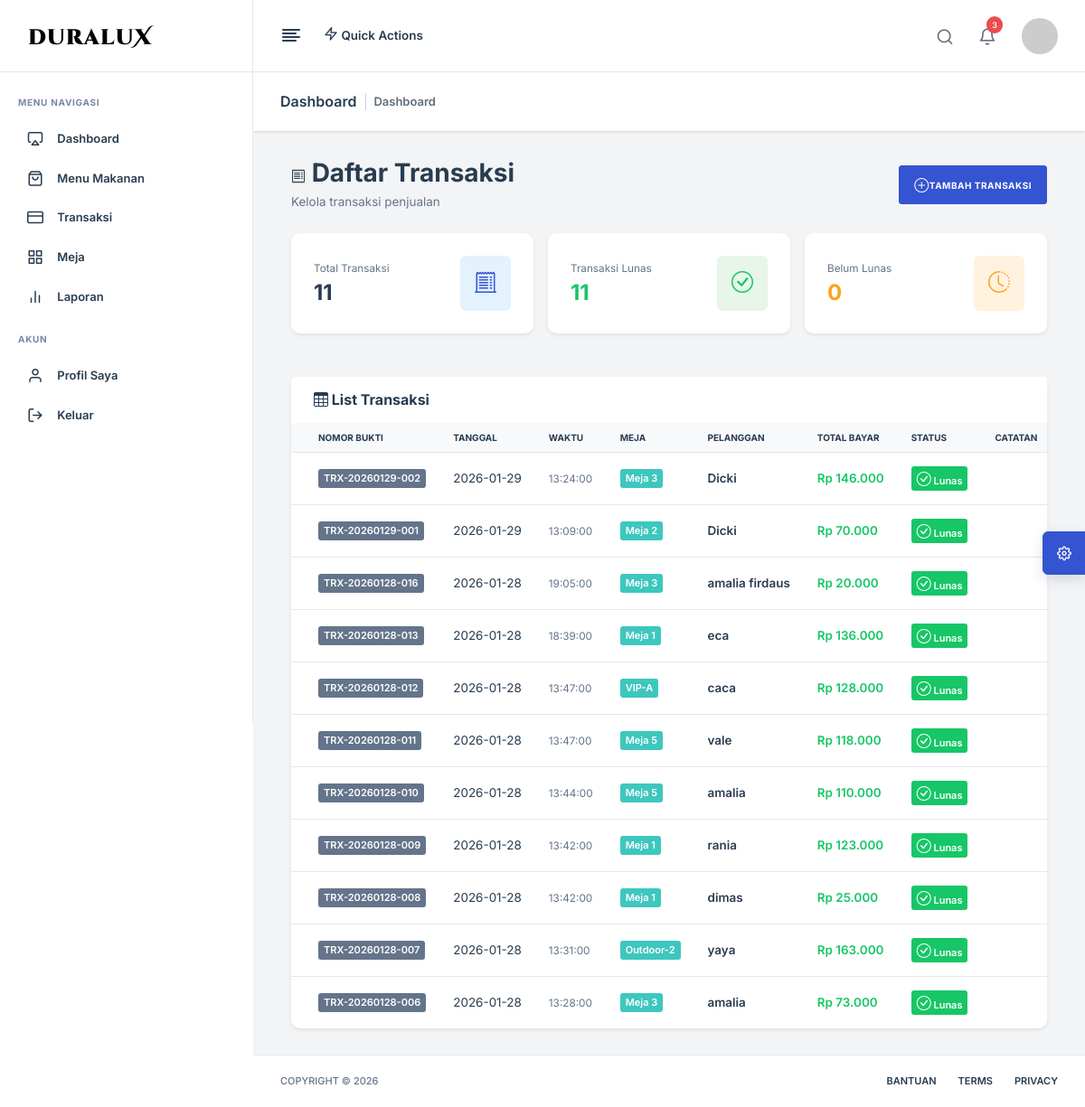
/transaksi/index.php (signed in), run on the app's committed database.
### tables this page shows
CREATE TABLE `transaksi` (
  `nomor_bukti` varchar(30) NOT NULL,
  `tanggal` date NOT NULL,
  `waktu` time NOT NULL DEFAULT curtime(),
  `id_meja` int(11) DEFAULT NULL,
  `nama_pelanggan` varchar(100) DEFAULT NULL,
  `kasir` varchar(100) DEFAULT NULL COMMENT 'Nama kasir yang membuat transaksi',
  `kasir_bayar` varchar(100) DEFAULT NULL COMMENT 'Nama kasir yang memproses pembayaran',
  `total_bayar` decimal(12,2) NOT NULL DEFAULT 0.00,
  `tax_amount` decimal(12,2) NOT NULL DEFAULT 0.00 COMMENT 'Jumlah pajak',
  `service_amount` decimal(12,2) NOT NULL DEFAULT 0.00 COMMENT 'Biaya service',
  `grand_total` decimal(12,2) NOT NULL DEFAULT 0.00 COMMENT 'Total akhir (sudah include tax & service)',
  `status_bayar` enum('lunas','belum_lunas','pending') NOT NULL DEFAULT 'belum_lunas',
  `metode_pembayaran` enum('tunai','debit_card','qris') DEFAULT NULL COMMENT 'Metode pembayaran yang digunakan',
  `jumlah_bayar` decimal(12,2) DEFAULT NULL COMMENT 'Jumlah uang yang dibayarkan (khusus tunai)',
  `kembalian` decimal(12,2) DEFAULT NULL COMMENT 'Uang kembalian (khusus tunai)',
  `catatan` text DEFAULT NULL,
  `created_at` timestamp NOT NULL DEFAULT current_timestamp()
);

CREATE TABLE `meja` (
  `id_meja` int(11) NOT NULL,
  `nomor_meja` varchar(50) NOT NULL COMMENT 'Nomor/nama meja (contoh: Meja 1, VIP-A)',
  `kapasitas` int(11) NOT NULL DEFAULT 4 COMMENT 'Jumlah kursi/orang yang bisa duduk',
  `status` enum('kosong','terisi','reserved') NOT NULL DEFAULT 'kosong' COMMENT 'Status ketersediaan meja',
  `lokasi` varchar(100) DEFAULT NULL COMMENT 'Lokasi meja (contoh: Lantai 1, Area Outdoor)',
  `deskripsi` text DEFAULT NULL COMMENT 'Keterangan tambahan',
  `created_at` timestamp NOT NULL DEFAULT current_timestamp(),
  `updated_at` timestamp NOT NULL DEFAULT current_timestamp() ON UPDATE current_timestamp()
);

### transaksi/index.php (the view, shortened to what this page needs)
<?php
require_once '../config/database.php';
$total_transaksi = mysqli_fetch_assoc(mysqli_query($connection, "SELECT COUNT(*) as total FROM transaksi"))['total'];
$total_lunas = mysqli_fetch_assoc(mysqli_query($connection, "SELECT COUNT(*) as total FROM transaksi WHERE status_bayar = 'lunas'"))['total'];
$total_belum_lunas = mysqli_fetch_assoc(mysqli_query($connection, "SELECT COUNT(*) as total FROM transaksi WHERE status_bayar = 'belum_lunas'"))['total'];
$result = mysqli_query(
    $connection,
    "SELECT * FROM transaksi ORDER BY created_at DESC"
);
?>
<?php include '../views/'.$THEME.'/header.php'; ?>
<?php include '../views/'.$THEME.'/sidebar.php'; ?>
<?php include '../views/'.$THEME.'/topnav.php'; ?>
<?php include '../views/'.$THEME.'/upper_block.php'; ?>
<div class="container-fluid">
    <div class="d-flex justify-content-between align-items-center mb-4">
        <div>
            <h2 class="mb-1">
                <i class="bi bi-receipt"></i> Daftar Transaksi
            </h2>
            <p class="text-muted mb-0">Kelola transaksi penjualan</p>
        </div>
        <a href="add.php" class="btn btn-primary">
            <i class="bi bi-plus-circle"></i> Tambah Transaksi
        </a>
    </div>
    <div class="row g-3 mb-4">
        <div class="col-md-4">
            <div class="card border-0 shadow-sm">
                <div class="card-body">
                    <div class="d-flex justify-content-between align-items-center">
                        <div>
                            <p class="text-muted mb-1 small">Total Transaksi</p>
                            <h3 class="mb-0 fw-bold"><?= $total_transaksi ?></h3>
                        </div>
                        <div class="rounded-3 p-3" style="background-color: #e3f2fd;">
                            <i class="bi bi-receipt-cutoff text-primary" style="font-size: 1.5rem;"></i>
                        </div>
                    </div>
                </div>
            </div>
        </div>
        <div class="col-md-4">
            <div class="card border-0 shadow-sm">
                <div class="card-body">
                    <div class="d-flex justify-content-between align-items-center">
                        <div>
                            <p class="text-muted mb-1 small">Transaksi Lunas</p>
                            <h3 class="mb-0 fw-bold text-success"><?= $total_lunas ?></h3>
                        </div>
                        <div class="rounded-3 p-3" style="background-color: #e8f5e9;">
                            <i class="bi bi-check-circle text-success" style="font-size: 1.5rem;"></i>
                        </div>
                    </div>
                </div>
            </div>
        </div>
        <div class="col-md-4">
            <div class="card border-0 shadow-sm">
                <div class="card-body">
                    <div class="d-flex justify-content-between align-items-center">
                        <div>
                            <p class="text-muted mb-1 small">Belum Lunas</p>
                            <h3 class="mb-0 fw-bold text-warning"><?= $total_belum_lunas ?></h3>
                        </div>
                        <div class="rounded-3 p-3" style="background-color: #fff3e0;">
                            <i class="bi bi-clock-history text-warning" style="font-size: 1.5rem;"></i>
                        </div>
                    </div>
                </div>
            </div>
        </div>
    </div>
    <div class="card border-0 shadow-sm">
        <div class="card-header bg-white border-0 py-3">
            <h5 class="mb-0 fw-bold">
                <i class="bi bi-table"></i> List Transaksi
            </h5>
        </div>
        <div class="card-body p-0">
            <?php if (mysqli_num_rows($result) > 0): ?>
            <div class="table-responsive">
                <table class="table table-hover mb-0 align-middle">
                    <thead class="table-light">
                        <tr>
                            <th width="10%">Nomor Bukti</th>
                            <th width="8%">Tanggal</th>
                            <th width="7%">Waktu</th>
                            <th width="8%">Meja</th>
                            <th width="12%">Pelanggan</th>
                            <th width="10%">Total Bayar</th>
                            <th width="8%">Status</th>
                            <th width="15%">Catatan</th>
                        </tr>
                    </thead>
                    <tbody>
                        <?php while ($row = mysqli_fetch_assoc($result)): ?>
                        <tr>
                            <td>
                                <span class="badge bg-secondary">
                                    <?= htmlspecialchars($row['nomor_bukti']) ?>
                                </span>
                            </td>
                            <td><?= htmlspecialchars($row['tanggal']) ?></td>
                            <td>
                                <small class="text-muted">
                                    <?= htmlspecialchars($row['waktu']) ?>
                                </small>
                            </td>
                            <td>
                                <?php
                                if ($row['id_meja']) {
                                    $stmt_meja = mysqli_prepare($connection, "SELECT nomor_meja FROM meja WHERE id_meja = ?");
                                    mysqli_stmt_bind_param($stmt_meja, "i", $row['id_meja']);
                                    mysqli_stmt_execute($stmt_meja);
                                    $result_meja = mysqli_stmt_get_result($stmt_meja);
                                    $meja_data = mysqli_fetch_assoc($result_meja);
                                    echo '<span class="badge bg-info">';
                                    echo $meja_data ? htmlspecialchars($meja_data['nomor_meja']) : 'Meja #' . $row['id_meja'];
                                    echo '</span>';
                                } else {
                                    echo '<span class="badge bg-dark">Takeaway</span>';
                                }
                                ?>
                            </td>
                            <td>
                                <strong><?= htmlspecialchars($row['nama_pelanggan']) ?></strong>
                            </td>
                            <td>
                                <strong class="text-success">
                                    Rp <?= number_format($row['total_bayar'], 0, ',', '.') ?>
                                </strong>
                            </td>
                            <td>
                                <?php if ($row['status_bayar'] === 'lunas'): ?>
                                    <span class="badge bg-success">
                                        <i class="bi bi-check-circle"></i> Lunas
                                    </span>
                                <?php else: ?>
                                    <span class="badge bg-warning">
                                        <i class="bi bi-clock-history"></i> Belum Lunas
                                    </span>
                                <?php endif; ?>
                            </td>
                            <td>
                            </td>
                        </tr>
                        <?php endwhile; ?>
                    </tbody>
                </table>
            </div>
            <?php endif; ?>
        </div>
    </div>
</div>
<?php include '../views/'.$THEME.'/lower_block.php'; ?>
<?php include '../views/'.$THEME.'/footer.php'; ?>

### transaksi/index.php (style rules this page uses)
.card { transition: transform 0.2s, box-shadow 0.2s; }
.table tbody tr { transition: background-color 0.2s; }

### data on the page
transaksi: nomor_bukti "TRX-20260129-002", tanggal "2026-01-29", waktu "13:24:00", id_meja.nomor_meja "Meja 3", nama_pelanggan "Dicki", total_bayar "146.000", status_bayar "lunas" (drawn)
transaksi: nomor_bukti "TRX-20260129-001", tanggal "2026-01-29", waktu "13:09:00", id_meja.nomor_meja "Meja 2", nama_pelanggan "Dicki", total_bayar "70.000", status_bayar "lunas" (drawn)
transaksi: nomor_bukti "TRX-20260128-016", tanggal "2026-01-28", waktu "19:05:00", id_meja.nomor_meja "Meja 3", nama_pelanggan "amalia firdaus", total_bayar "20.000", status_bayar "lunas" (drawn)
transaksi: nomor_bukti "TRX-20260128-013", tanggal "2026-01-28", waktu "18:39:00", id_meja.nomor_meja "Meja 1", nama_pelanggan "eca", total_bayar "136.000", status_bayar "lunas" (drawn)
transaksi: nomor_bukti "TRX-20260128-012", tanggal "2026-01-28", waktu "13:47:00", id_meja.nomor_meja "VIP-A", nama_pelanggan "caca", total_bayar "128.000", status_bayar "lunas" (drawn)
transaksi: nomor_bukti "TRX-20260128-011", tanggal "2026-01-28", waktu "13:47:00", id_meja.nomor_meja "Meja 5", nama_pelanggan "vale", total_bayar "118.000", status_bayar "lunas" (drawn)
transaksi: nomor_bukti "TRX-20260128-010", tanggal "2026-01-28", waktu "13:44:00", id_meja.nomor_meja "Meja 5", nama_pelanggan "amalia", total_bayar "110.000", status_bayar "lunas" (drawn)
transaksi: nomor_bukti "TRX-20260128-009", tanggal "2026-01-28", waktu "13:42:00", id_meja.nomor_meja "Meja 1", nama_pelanggan "rania", total_bayar "123.000", status_bayar "lunas" (drawn)
transaksi: nomor_bukti "TRX-20260128-008", tanggal "2026-01-28", waktu "13:42:00", id_meja.nomor_meja "Meja 1", nama_pelanggan "dimas", total_bayar "25.000", status_bayar "lunas" (drawn)
transaksi: nomor_bukti "TRX-20260128-007", tanggal "2026-01-28", waktu "13:31:00", id_meja.nomor_meja "Outdoor-2", nama_pelanggan "yaya", total_bayar "163.000", status_bayar "lunas" (drawn)
transaksi: nomor_bukti "TRX-20260128-006", tanggal "2026-01-28", waktu "13:28:00", id_meja.nomor_meja "Meja 3", nama_pelanggan "amalia", total_bayar "73.000", status_bayar "lunas" (drawn)

### other printed values
$item['label'] "Dashboard"
$item['label'] "Menu Makanan"
$item['label'] "Transaksi"
$item['label'] "Meja"
$item['label'] "Laporan"
$total_transaksi "11"
$total_lunas "11"
$total_belum_lunas "0"
